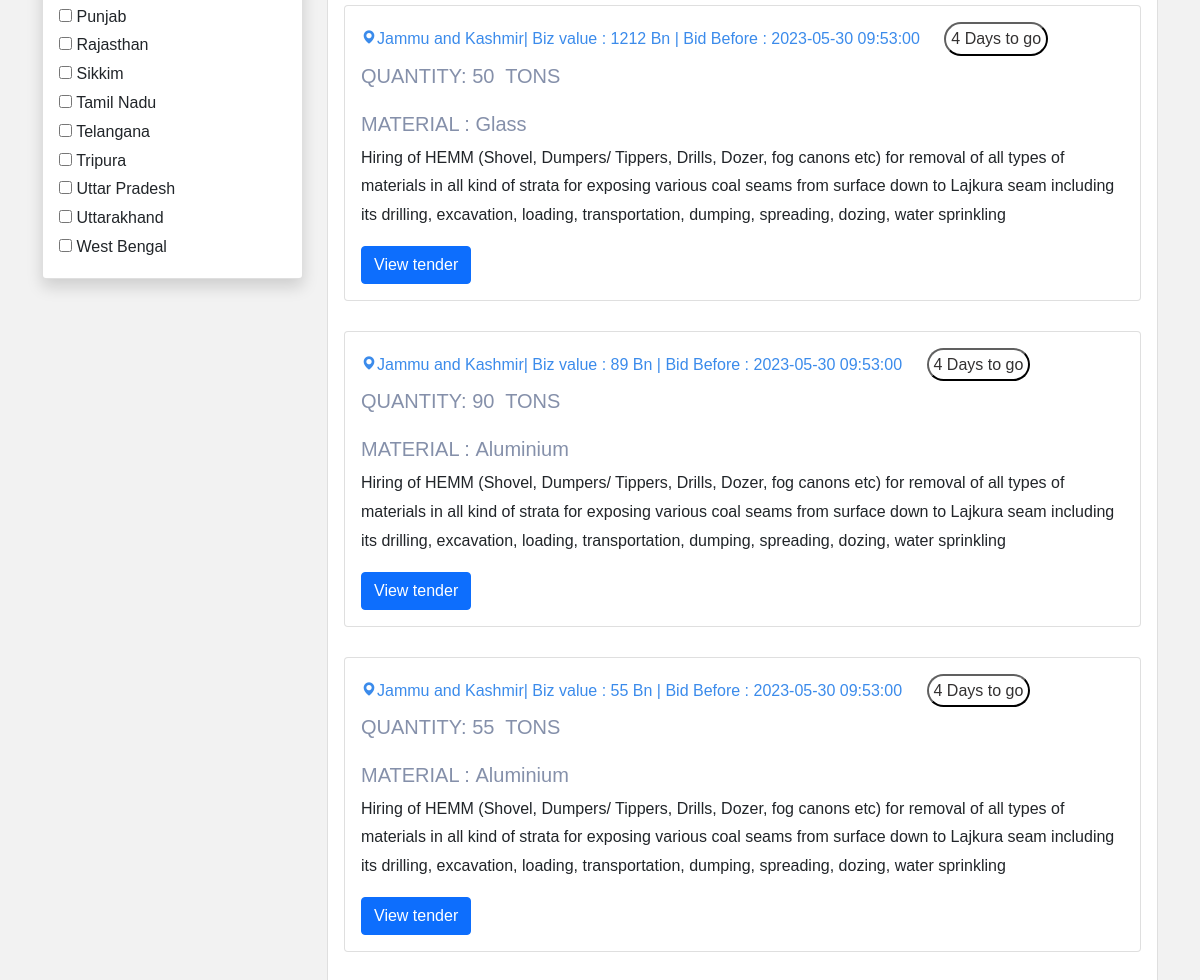
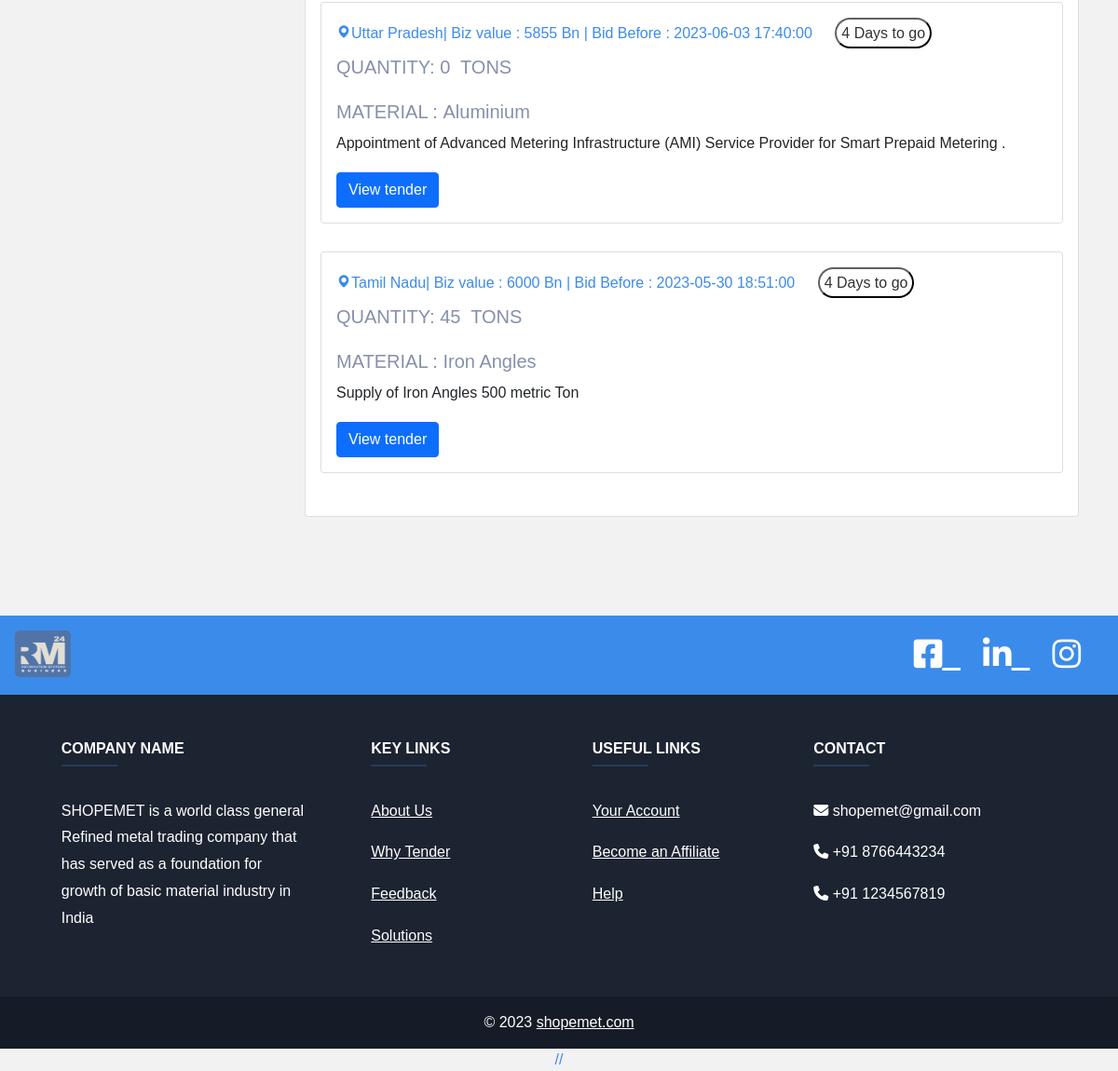
The page /tender/tender.php (lower part) on the database as committed earlier (2 pictures, top to bottom).
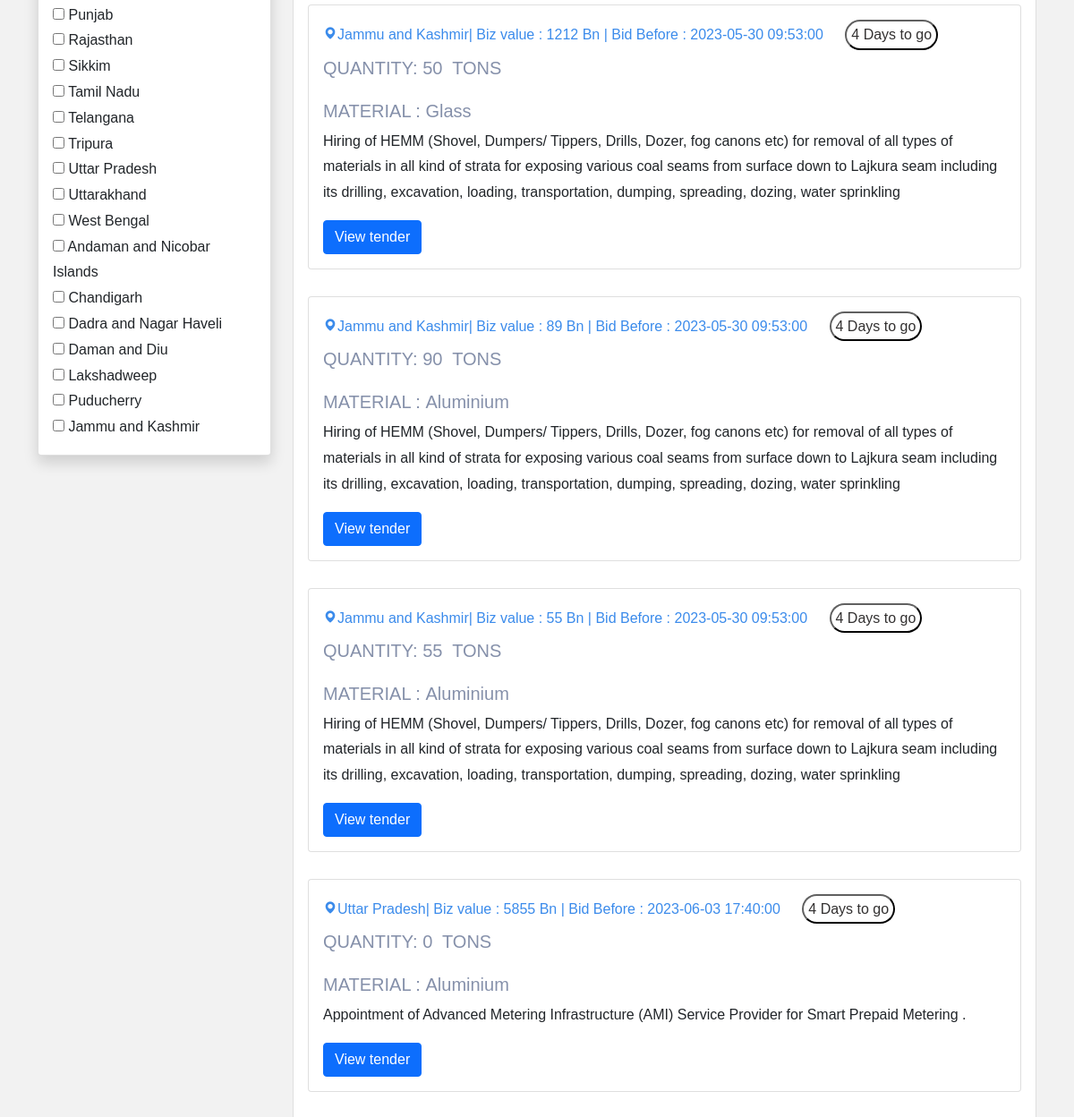
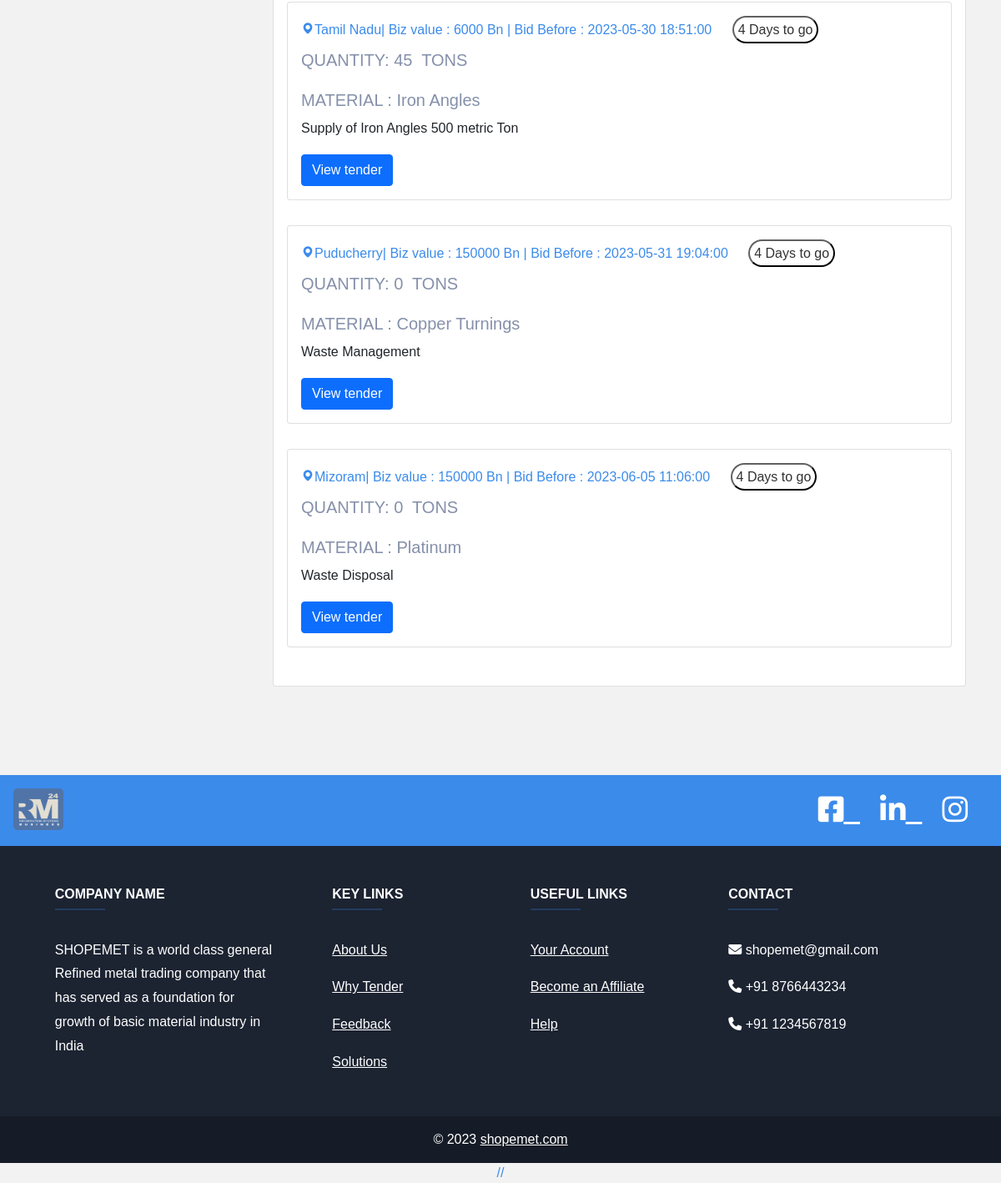
The same page on the database as committed later (2 pictures, top to bottom).
### tables this page shows
CREATE TABLE `location` (
  `state_id` int(11) NOT NULL,
  `state_name` varchar(50) DEFAULT NULL
);

CREATE TABLE `tenders` (
  `id` int(11) NOT NULL,
  `category` varchar(255) DEFAULT NULL,
  `infoId` varchar(255) DEFAULT NULL,
  `ownership` varchar(255) DEFAULT NULL,
  `tenderLocation` varchar(255) DEFAULT NULL,
  `sector` varchar(255) DEFAULT NULL,
  `tenderNumber` int(255) DEFAULT NULL,
  `tenderDesc` text DEFAULT NULL,
  `material` varchar(255) DEFAULT NULL,
  `quantity` int(255) NOT NULL,
  `publishingDatetime` datetime DEFAULT NULL,
  `startDatetime` datetime DEFAULT NULL,
  `endDatetime` datetime DEFAULT NULL,
  `emdType` varchar(255) DEFAULT NULL,
  `emdAmt` int(11) DEFAULT NULL,
  `tenderValue` int(255) NOT NULL,
  `companyName` varchar(255) DEFAULT NULL,
  `location` varchar(255) DEFAULT NULL,
  `street` varchar(255) DEFAULT NULL,
  `city` varchar(255) DEFAULT NULL,
  `telephone` varchar(255) DEFAULT NULL,
  `email` varchar(255) DEFAULT NULL,
  `contactPerson` varchar(255) DEFAULT NULL
);

### tender/tender.php (the view, shortened to what this page needs)
<!DOCTYPE html>
<html lang="en">
<head>
    <link rel="stylesheet" href="https://cdn.jsdelivr.net/npm/bootstrap@4.0.0/dist/css/bootstrap.min.css">
<link rel="stylesheet" href="https://stackpath.bootstrapcdn.com/font-awesome/4.7.0/css/font-awesome.min.css">
<link rel="stylesheet" href="https://cdnjs.cloudflare.com/ajax/libs/font-awesome/4.7.0/css/font-awesome.min.css">
<link rel="stylesheet" href="css/style.css">
<link rel="stylesheet" href="css/_buttons.scss">
<link rel="stylesheet" href="css/buttons.scss">
<link rel="stylesheet" href="tender.css">
<link rel="stylesheet" href="css/reboot.scss">
<link rel="stylesheet" href="https://cdnjs.cloudflare.com/ajax/libs/font-awesome/6.4.0/css/all.min.css">
<link href='https://unpkg.com/boxicons@2.1.4/css/boxicons.min.css' rel='stylesheet'>
<link rel="stylesheet" href="https://cdnjs.cloudflare.com/ajax/libs/font-awesome/4.7.0/css/font-awesome.min.css">
<link rel="stylesheet" type="text/css" href="https://stackpath.bootstrapcdn.com/bootstrap/4.4.1/css/bootstrap.min.css">
<link rel="stylesheet" type="text/css" href="https://pixinvent.com/stack-responsive-bootstrap-4-admin-template/app-assets/css/bootstrap-extended.min.css">
<link rel="stylesheet" type="text/css" href="https://pixinvent.com/stack-responsive-bootstrap-4-admin-template/app-assets/fonts/simple-line-icons/style.min.css">
</head>
    <link href="https://cdn.jsdelivr.net/npm/bootstrap@5.0.0-beta1/dist/css/bootstrap.min.css" rel="stylesheet">
</head>
<body>
<section class="home">
<br>
    <div class="container">
        <div class="row">
            <div class="col-md-3">
                <form action="tender.php?l=" method="GET">
                    <div class="card shadow mt-3">
                        <div class="card-body">
                            <?php
                            $con = mysqli_connect("localhost", "root", "", "registration_db");
                            $brand_query = "SELECT * FROM location";
                            $brand_query_run = mysqli_query($con, $brand_query);
                            if (mysqli_num_rows($brand_query_run) > 0) {
                                foreach ($brand_query_run as $locationlist) {
                                    ?>
                                    <div id="checkbox">
                                        <input type="checkbox" name="locations" value="<?= $locationlist['state_name']; ?>"
                                            ?>>
                                        <?= $locationlist['state_name']; ?>
                                    </div>
                                    <?php
                                }
                            } else {
                                echo "No locations Found";
                            }
                            ?>
                        </div>
                    </div>
                </form>
            </div>
            <div class="col-md-9 mt-3">
                <div class="card ">
                    <div class="card-body row">
                        <?php
                        if (isset($_GET['locations'])) {
                            $branchecked = [];
                            $branchecked[0] = $_GET['locations'];
                            foreach ($branchecked as $rowbrand) {
                                 $sql = "SELECT * FROM tenders WHERE tenderLocation='".$rowbrand."'";
                                $result = mysqli_query($con, $sql);
                                if (mysqli_num_rows($result) > 0) {
                                    foreach ($result as $row):
                                        ?>
                                       <div class="col-md-12 grid-margin stretch-card">
                    <div class="card">
                    <div class="card-body">
                    <h6 style="color:#3b8beb; "> <i class='bx bxs-map'></i><?php echo $row['tenderLocation'];?>
                    | Approximate Value : <?php echo $row['tenderValue'];?> Bn | Bid Before : <?php echo $row['endDatetime'];?> <button style="padding:5px ;border-color: #0c0c0c; border-radius: 20px; color: #333131; background-color: #ffffff; margin-left: 20px;">4 Days to go</button></h6>
                        <h5 style="color:#8590aa; font-family: 'Montserrat', sans-serif;"> MATERIAL :&nbsp<?php echo $row['material'];?><br> <br> <p>QUANTITY:&nbsp<?php echo $row['quantity'];?>&nbspTONS</p></h5>
                        <p><?php echo $row['tenderDesc'];?></p>
    <a href="tend_page.php?g=<?php echo $row['id'];?>"><button class="btn btn-primary" type="submit">View tender</button></a></h6>
                      </div>
                    </div>
                  </div>
                                        <?php
                                    endforeach;
                                }
                            }
                        } else {
                            $sql = "SELECT * FROM tenders";
                            $result = mysqli_query($con, $sql);
                            if (mysqli_num_rows($result) > 0) {
                                foreach ($result as $row):
                                    ?>
                                    <div class="col-md-12 grid-margin stretch-card">
                    <div class="card">
                        <div class="card-body">
                                              <h6 style="color:#3b8beb; "> <i class='bx bxs-map'></i><?php echo $row['tenderLocation'];?>| Biz value : <?php echo $row['tenderValue'];?> Bn | Bid Before :
                                                <?php echo $row['endDatetime'];?>
                                                 <button style="padding:5px ;border-color: #0c0c0c; border-radius: 20px; color: #333131; background-color: #ffffff; margin-left: 20px;">4 Days to go</button></h6>
                        <h5 style="color:#8590aa; font-family: 'Montserrat', sans-serif;">QUANTITY:&nbsp<?php echo $row['quantity'];?>&nbsp TONS <br> <br>
                        MATERIAL :&nbsp<?php echo $row['material'];?>&nbsp
                        </h5>
    <p><?php echo $row['tenderDesc'];?></p>
    <a href="tend_page.php?g=<?php echo $row['id'];?>"><button class="btn btn-primary" type="submit">View tender</button></a></h6>
                      </div>
                    </div>
                  </div>
                                <?php
                                endforeach;
                            } else {
                                echo "No Items Found";
                            }
                        }
                        ?>
                </div>
            </div>
        </div>
    </div>
    </div>
    <br><br>
    <center style="color: #3b8beb;">
    <br><br>
<footer
        class="text-center text-lg-start text-white"
        style="background-color: #1c2331"
        >
  <section
           class="d-flex justify-content-between p-3"
           style="background-color:#3b8beb"
           >
    <div class="me-5">
      <img src="image/rawmetlogo.jpeg" width="60px" height="50px" style="border-radius: 5px;">
    </div>
    <div class="icon" style="font-size: 35px; padding-right: 0px;word-spacing: 10px;">
      <a href="" class="text-white me-4">
        <i class="fa-brands fa-square-facebook"></i>
      </a>
      <a href="" class="text-white me-4">
        <i class="fa-brands fa-linkedin"></i>
      </a>
      <a href="" class="text-white me-4">
        <i class="fa-brands fa-instagram"></i>
      </a>
    </div>
  </section>
  <section class="">
    <div class="container text-center text-md-start mt-5">
      <div class="row mt-3">
        <div class="col-md-3 col-lg-4 col-xl-3 mx-auto mb-4">
          <h6 class="text-uppercase fw-bold">Company name</h6>
          <hr
              class="mb-4 mt-0 d-inline-block mx-auto"
              style="width: 60px; background-color: #3b8beb; height: 2px"
              />
          <p>
            SHOPEMET is a world class general Refined metal trading company that has served as a foundation for growth of basic material industry in India
          </p>
        </div>
        <div class="col-md-2 col-lg-2 col-xl-2 mx-auto mb-4">
          <h6 class="text-uppercase fw-bold">Key links</h6>
          <hr
              class="mb-4 mt-0 d-inline-block mx-auto"
              style="width: 60px; background-color: #3b8beb; height: 2px"
              />
          <p>
            <a href="#!" class="text-white">About Us</a>
          </p>
          <p>
            <a href="#!" class="text-white">Why Tender</a>
          </p>
          <p>
            <a href="#!" class="text-white">Feedback</a>
          </p>
          <p>
            <a href="#!" class="text-white">Solutions</a>
          </p>
        </div>
        <div class="col-md-3 col-lg-2 col-xl-2 mx-auto mb-4">
          <h6 class="text-uppercase fw-bold">Useful links</h6>
          <hr
              class="mb-4 mt-0 d-inline-block mx-auto"
              style="width: 60px; background-color: #3b8beb; height: 2px"
              />
          <p>
            <a href="#!" class="text-white">Your Account</a>
          </p>
          <p>
            <a href="#!" class="text-white">Become an Affiliate</a>
          </p>
          <p>
            <a href="#!" class="text-white">Help</a>
          </p>
        </div>
        <div class="col-md-4 col-lg-3 col-xl-3 mx-auto mb-md-0 mb-4">
          <h6 class="text-uppercase fw-bold">Contact</h6>
          <hr
              class="mb-4 mt-0 d-inline-block mx-auto"
              style="width: 60px; background-color: #3b8beb; height: 2px"
              />
          <p><i class="fa fa-envelope" aria-hidden="true"></i> shopemet@gmail.com</p>
          <p><i class="fa fa-phone" aria-hidden="true"></i> +91 8766443234</p>
          <p><i class="fa fa-phone" aria-hidden="true"></i> +91 1234567819</p>
        </div>
      </div>
    </div>
  </section>
  <div
       class="text-center p-3" style="background-color: rgba(0, 0, 0, 0.2)">
    © 2023
    <a class="text-white" href="https://mdbootstrap.com/"
       >shopemet.com</a>
  </div>
</footer>
// <script src="js/toggle.js"></script>
</body>
</html>

### tender/tender.css (style rules this page uses)
.col-lg-4 { flex: 0 0 33.33333%; max-width: 33.33333%; position: relative; width: 100%; padding-right: 15px; padding-left: 15px; }
.d-flex { display: flex !important; }
.grid-margin, .purchase-popup { margin-bottom: 1.875rem; }
.stretch-card>.card { width: 100%; min-width: 100%; }
.row { display: flex; flex-wrap: wrap; margin-right: -15px; margin-left: -15px; }
.card { margin-top: 0%; margin-bottom: 0%; }

### tender/tender.php (style rules this page uses)
body { font-family: Arial, Helvetica, sans-serif; }

Rows that differ between the two databases and show on the page:
added location: state_name "Andaman and Nicobar Islands"
added location: state_name "Chandigarh"
added location: state_name "Dadra and Nagar Haveli"
added location: state_name "Daman and Diu"
added location: state_name "Lakshadweep"
added location: state_name "Puducherry"
added location: state_name "Jammu and Kashmir"
added tenders: tenderLocation "Puducherry", tenderValue "150000", endDatetime "2023-05-31 19:04:00", quantity "0", material "Copper Turnings", tenderDesc "Waste Management"
added tenders: tenderLocation "Mizoram", tenderValue "150000", endDatetime "2023-06-05 11:06:00", quantity "0", material "Platinum", tenderDesc "Waste Disposal"
